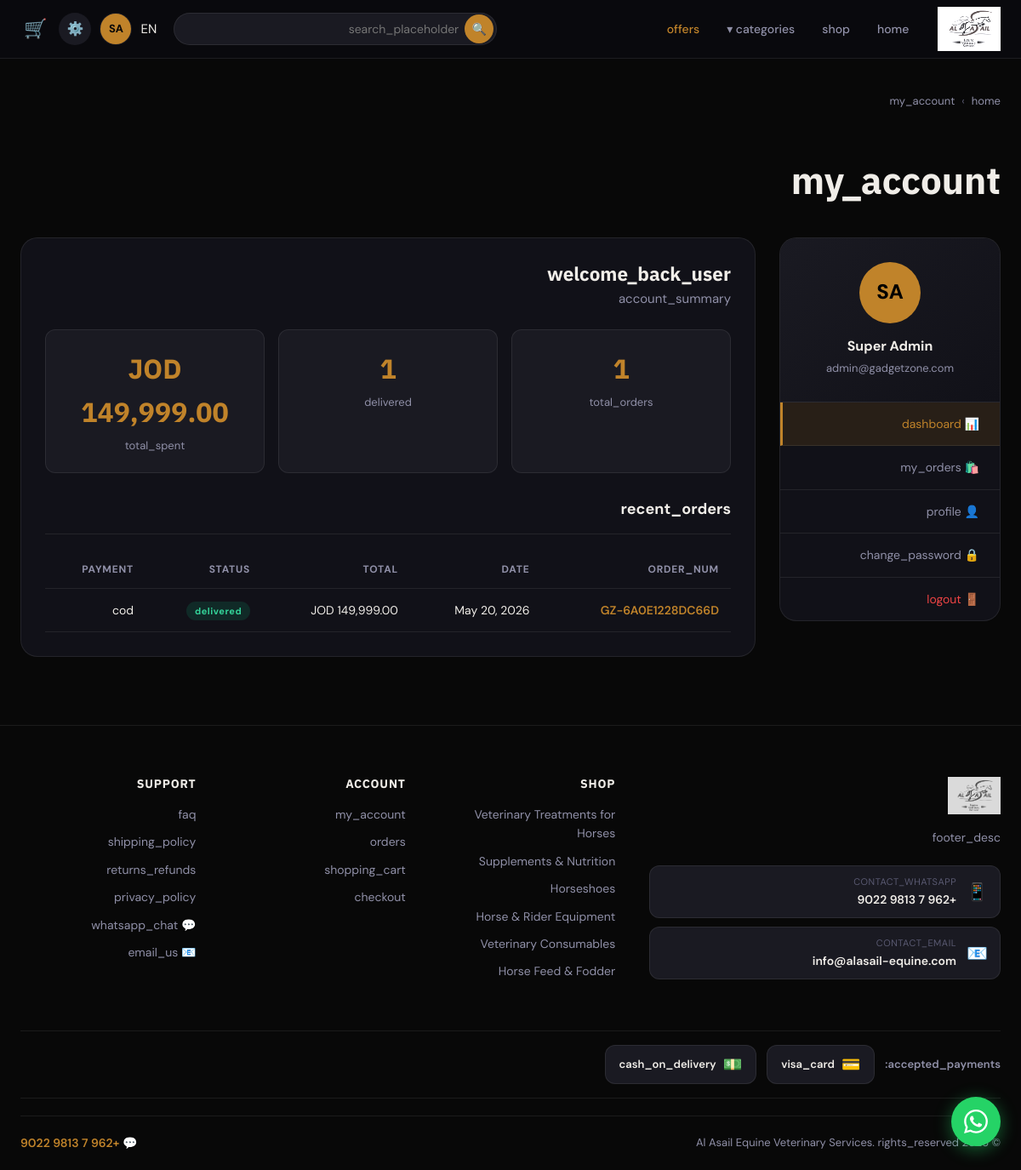
/pages/myaccount.php (signed in), run on an earlier commit of the app's database.
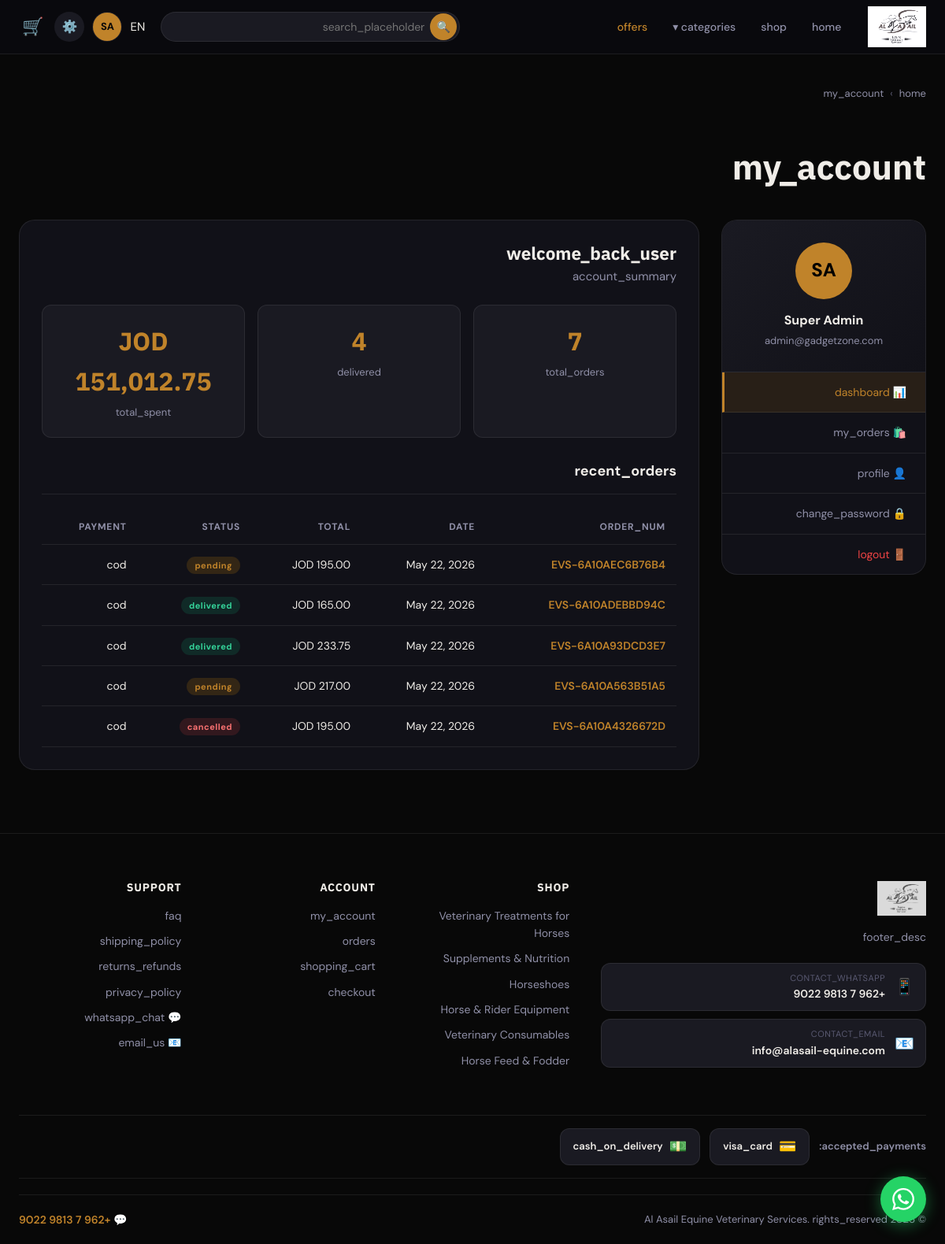
And on a later commit of the database.
### tables this page shows
CREATE TABLE `users` (
  `id` int(11) NOT NULL AUTO_INCREMENT,
  `first_name` varchar(80) NOT NULL,
  `last_name` varchar(80) NOT NULL,
  `email` varchar(150) NOT NULL,
  `password` varchar(255) NOT NULL,
  `phone` varchar(20) DEFAULT NULL,
  `address` text DEFAULT NULL,
  `city` varchar(100) DEFAULT NULL,
  `avatar` varchar(255) DEFAULT NULL,
  `google_id` varchar(255) DEFAULT NULL,
  `reset_token` varchar(255) DEFAULT NULL,
  `token_expires` datetime DEFAULT NULL,
  `role` enum('member','admin','super_admin') DEFAULT 'member',
  `created_at` timestamp NOT NULL DEFAULT current_timestamp(),
  PRIMARY KEY (`id`),
  UNIQUE KEY `email` (`email`),
  UNIQUE KEY `google_id` (`google_id`),
  UNIQUE KEY `reset_token` (`reset_token`)
);

CREATE TABLE `orders` (
  `id` int(11) NOT NULL AUTO_INCREMENT,
  `user_id` int(11) DEFAULT NULL,
  `order_number` varchar(60) NOT NULL,
  `total_amount` decimal(10,2) NOT NULL,
  `status` enum('pending','processing','shipped','delivered','cancelled') DEFAULT 'pending',
  `payment_method` varchar(40) NOT NULL,
  `shipping_address` text NOT NULL,
  `notes` text DEFAULT NULL,
  `created_at` timestamp NOT NULL DEFAULT current_timestamp(),
  PRIMARY KEY (`id`),
  UNIQUE KEY `order_number` (`order_number`),
  KEY `user_id` (`user_id`),
  CONSTRAINT `orders_ibfk_1` FOREIGN KEY (`user_id`) REFERENCES `users` (`id`) ON DELETE SET NULL
);

### includes/currency.php (called while the page is built, shortened)
<?php
function getActiveCurrency(): array {
    global $conn;
    if (!empty($_SESSION['active_currency_data']) && isset($_SESSION['active_currency_data']['code'])) {
        $code = $_SESSION['active_currency_data']['code'];
        if (isset(CURRENCIES[$code])) {
            $cur = CURRENCIES[$code];
            $cur['code'] = $code;
            return $cur;
        }
    }
    $res = $conn->query("SELECT setting_value FROM settings WHERE setting_key='active_currency'");
    $code = ($res && $res->num_rows) ? $res->fetch_assoc()['setting_value'] : 'JOD';
    $cur = CURRENCIES[$code] ?? CURRENCIES['JOD'];
    $cur['code'] = $code;
    return $cur;
}
function formatPrice(float $amount): string {
    $cur = getActiveCurrency();
    $converted = $amount * $cur['rate'];
    return $cur['symbol'] . number_format($converted, 2);
}

### pages/myaccount.php (the view, shortened to what the changed rows need)
<?php
require_once __DIR__ . '/../includes/functions.php';
$user = getCurrentUser();
$tab  = $_GET['tab'] ?? 'dashboard';
$uid = $user['id'];
$totalOrders    = $conn->query("SELECT COUNT(*) FROM orders WHERE user_id=$uid")->fetch_row()[0];
$deliveredOrders= $conn->query("SELECT COUNT(*) FROM orders WHERE user_id=$uid AND status='delivered'")->fetch_row()[0];
$totalSpentRow  = $conn->query("SELECT COALESCE(SUM(total_amount),0) FROM orders WHERE user_id=$uid AND status!='cancelled'")->fetch_row()[0];
$orders_res = $conn->query("SELECT o.*, (SELECT COUNT(*) FROM order_items oi WHERE oi.order_id=o.id) AS item_count FROM orders o WHERE o.user_id=$uid ORDER BY o.created_at DESC ".($tab==='dashboard' ? 'LIMIT 5' : ''));
$ordersList = [];
if ($orders_res) {
    while ($row = $orders_res->fetch_assoc()) {
        $ordersList[] = $row;
    }
}
$tabs = [
    'dashboard' => ['icon'=>'📊','label'=> __('dashboard')],
    'orders'    => ['icon'=>'🛍️','label'=> __('my_orders')],
    'profile'   => ['icon'=>'👤','label'=> __('profile')],
    'password'  => ['icon'=>'🔒','label'=> __('change_password')],
];
$initials = strtoupper(substr($user['first_name'],0,1).substr($user['last_name'],0,1));
require_once __DIR__ . '/../includes/header.php';
?>
<div class="container" style="padding-top:24px">
    <div class="page-hero"><h1 class="page-hero-title"><?= __('my_account') ?></h1></div>
    <div class="account-layout">
        <aside class="account-sidebar">
            <div class="account-profile">
                <div class="account-avatar">
                    <?php if ($user['avatar']): ?>
                    <img src="/GadgetZone/assets/uploads/avatars/<?= htmlspecialchars($user['avatar']) ?>" alt="">
                    <?php else: ?>
                    <?= $initials ?>
                    <?php endif; ?>
                </div>
                <div class="account-name"><?= htmlspecialchars($user['first_name'].' '.$user['last_name']) ?></div>
                <div class="account-email"><?= htmlspecialchars($user['email']) ?></div>
            </div>
            <nav class="account-nav">
                <?php foreach ($tabs as $key => $t): ?>
                <a href="?tab=<?= $key ?>" class="<?= $tab===$key ? 'active' : '' ?>"><?= $t['icon'] ?> <?= $t['label'] ?></a>
                <?php endforeach; ?>
                <a href="/GadgetZone/pages/logout.php" class="danger">🚪 <?= __('logout') ?></a>
            </nav>
        </aside>
        <div class="account-content">
            <?php if ($tab === 'dashboard'): ?>
            <div class="account-panel">
                <h2 style="margin-bottom:4px"><?= sprintf(__('welcome_back_user'), htmlspecialchars($user['first_name'])) ?></h2>
                <p style="color:var(--text2);margin-bottom:24px"><?= __('account_summary') ?></p>
                <div class="stat-cards">
                    <div class="stat-card"><div class="stat-card-num"><?= $totalOrders ?></div><div class="stat-card-label"><?= __('total_orders') ?></div></div>
                    <div class="stat-card"><div class="stat-card-num"><?= $deliveredOrders ?></div><div class="stat-card-label"><?= __('delivered') ?></div></div>
                    <div class="stat-card"><div class="stat-card-num"><?= formatPrice($totalSpentRow) ?></div><div class="stat-card-label"><?= __('total_spent') ?></div></div>
                </div>
                <div class="panel-title"><?= __('recent_orders') ?></div>
                <?php if (empty($ordersList)): ?>
                <div class="empty-state" style="padding:40px 0"><div class="empty-icon">📦</div><h3><?= __('no_orders_yet') ?></h3><p><?= __('start_shopping_desc') ?></p><a href="/GadgetZone/pages/shop.php" class="btn-primary" style="margin-top:16px"><?= __('shop_now') ?></a></div>
                <?php else: ?>
                <table class="orders-table">
                    <thead><tr><th><?= __('order_num') ?></th><th><?= __('date') ?></th><th><?= __('total') ?></th><th><?= __('status') ?></th><th><?= __('payment') ?></th></tr></thead>
                    <tbody>
                    <?php foreach ($ordersList as $o): ?>
                    <tr>
                        <td><span style="color:var(--accent);font-weight:600"><?= htmlspecialchars($o['order_number']) ?></span></td>
                        <td><?= date('M j, Y', strtotime($o['created_at'])) ?></td>
                        <td><?= formatPrice($o['total_amount']) ?></td>
                        <td><?= statusBadge($o['status']) ?></td>
                        <td><?= htmlspecialchars(__($o['payment_method'])) ?></td>
                    </tr>
                    <?php endforeach; ?>
                    </tbody>
                </table>
                <?php endif; ?>
            </div>
            <?php endif; ?>
        </div>
    </div>
</div>
<?php require_once __DIR__ . '/../includes/footer.php'; ?>

### includes/header.php (shortened to what the changed rows need)
<?php
global $conn;
require_once __DIR__ . '/functions.php';
$user = getCurrentUser();
$categories = getCategories();
?>
<!DOCTYPE html>
<html lang="<?= getCurrentLang() ?>" dir="<?= getCurrentLang() === 'ar' ? 'rtl' : 'ltr' ?>">
<head>
    <link rel="stylesheet" href="/GadgetZone/assets/css/style.css?v=<?= filemtime(__DIR__.'/../assets/css/style.css') ?>">
</head>
<body>
<header class="site-header">
    <div class="header-inner container">
        <div class="header-actions">
            <?php if (isLoggedIn()): ?>
            <a href="/GadgetZone/pages/myaccount.php" class="btn-icon" title="<?= __('my_account') ?>">
                <span class="avatar-tiny"><?= strtoupper(substr($user['first_name'] ?? 'A',0,1).substr($user['last_name'] ?? 'U',0,1)) ?></span>
            </a>
            <?php if (isAdmin()): ?>
            <a href="/GadgetZone/admin/index.php" class="btn-icon" title="<?= __('admin') ?>">⚙️</a>
            <?php endif; ?>
            <?php else: ?>
            <a href="/GadgetZone/pages/login.php" class="btn-outline-sm"><?= __('login') ?></a>
            <?php endif; ?>
        </div>
    </div>
</header>
<main>

### includes/functions.php (shortened to what the changed rows need)
<?php
require_once __DIR__ . '/db.php';
require_once __DIR__ . '/currency.php';
function getCurrentLang(): string {
    return $_SESSION['lang'] ?? 'ar';
}
function __ (string $key): string {
    global $translations;
    if (!isset($translations)) {
        $lang = getCurrentLang();
        $file = __DIR__ . "/lang_{$lang}.php";
        if (file_exists($file)) {
            $translations = require $file;
        } else {
            $translations = [];
        }
    }
    return $translations[$key] ?? $key;
}
function isLoggedIn(): bool {
    return !empty($_SESSION['user_id']);
}
function getCurrentUser(): ?array {
    global $conn;
    $id = (int)$_SESSION['user_id'];
    $r = $conn->query("SELECT * FROM users WHERE id=$id");
    return $r && $r->num_rows ? $r->fetch_assoc() : null;
}
function isAdmin(): bool {
    $u = getCurrentUser();
    return $u && in_array($u['role'], ['admin','super_admin']);
}
function statusBadge(string $status): string {
    $map = [
        'pending'    => 'badge-pending',
        'processing' => 'badge-processing',
        'shipped'    => 'badge-shipped',
        'delivered'  => 'badge-delivered',
        'cancelled'  => 'badge-cancelled',
    ];
    $cls = $map[$status] ?? '';
    return '<span class="status-badge '.$cls.'">'.__($status).'</span>';
}
function getCategories(): array {
    global $conn;
    $res = $conn->query("
        SELECT c.*,
               (SELECT COUNT(*) FROM products p WHERE p.category_id=c.id) AS product_count
        FROM categories c
        ORDER BY c.order_num ASC, c.id ASC
    ");
    $cats = [];
    if ($res) {
        while ($r = $res->fetch_assoc()) $cats[] = $r;
    }
    return $cats;
}

What changed in the data, as far as the page shows it:
no longer on this page (row edited): orders: order_number "GZ-6A0E1228DC66D", created_at "May 20, 2026", total_amount "JOD 149,999.00", status "delivered", payment_method "cod"
shown differently, row unchanged: users "SA": id "1" → (not shown)
added orders: order_number "EVS-6A10AEC6B76B4", created_at "May 22, 2026", total_amount "JOD 195.00", status "pending", payment_method "cod"
added orders: order_number "EVS-6A10ADEBBD94C", created_at "May 22, 2026", total_amount "JOD 165.00", status "delivered", payment_method "cod"
added orders: order_number "EVS-6A10A93DCD3E7", created_at "May 22, 2026", total_amount "JOD 233.75", status "delivered", payment_method "cod"
added orders: order_number "EVS-6A10A563B51A5", created_at "May 22, 2026", total_amount "JOD 217.00", status "pending", payment_method "cod"
added orders: order_number "EVS-6A10A4326672D", created_at "May 22, 2026", total_amount "JOD 195.00", status "cancelled", payment_method "cod"
Also different on the page:
$totalOrders: (not shown) → "7"
$deliveredOrders: (not shown) → "4"
formatPrice($totalSpentRow): "JOD 149,999.00" → "JOD 151,012.75"
